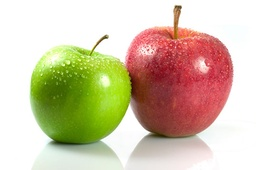
#> input picture Clustering/Q1-images/2apples.jpg, 256 x 170 px, shrunk from 538 x 358 before the run; its folder holds only this picture in this run
$ python segmentation_k_means.py   (Python 2 division)
#> lines starting #> are read from the running program, lines starting #| are printed output that depends on the picture
import sys
import pylab as plt
import numpy as np
from sklearn import datasets
from sklearn.manifold import TSNE
import random
from sklearn import metrics
import glob
import cv2
from mpl_toolkits.mplot3d import Axes3D

import matplotlib.pyplot as plt
import numpy as np


def Kmean(X, k, maxiter):
	C = [X[int(random.random()*len(X))] for i in range(k)]
	labels = []

	for i in range(maxiter):
		labels = []
		for j in range(len(X)):
			temp = []
			for m in range(k):
				temp.append(np.dot(X[j]-C[m], X[j]-C[m])**2)

			labels.append(np.argmin(np.array(temp)))
		C = []
		for j in range(k):
			temp1 = []
			for m in range(len(X)):
				if(labels[m]==j):
					temp1.append(X[m])

			if(len(temp1)==0):
				C.append(X[int(random.random()*len(X))])
			else:
				mean = np.mean(temp1, axis = 0)
				flag = []
				for n in range(len(temp1)):
					flag.append(np.dot(temp1[n]-mean, temp1[n]-mean)**2)
				C.append(temp1[np.argmin(flag)])

	return C, labels


mmmm = 0

for filename in glob.glob('Q1-images/*'):
	X1 = []
	X2 = []

	I = cv2.imread(filename)
#> I is the input picture: shape (170, 256, 3); mean B, G, R 168.6, 195.3, 210
	for i in range(I.shape[0]):
		for j in range(I.shape[1]):
			X1.append(I[i][j][:].tolist())
			X2.append(I[i][j][:].tolist()+[i,j])
#> after the loop, X1 = 43520 items; X2 = 43520 items


	X1 = np.array(X1)

	C, labels = Kmean(X1, 7, 10)
#> in Kmean, `C = [X[int(random.random()*len(X))] for i in range(k)]`: C = [[161, 173, 175], [245, 248, 246], [23, 115, 150], [255, 255, 255], [255, 254, 255], [86, 70, 211], [9, 125, 78]]
#> C = [[150, 159, 193], [173, 220, 212], [37, 199, 151], [254, 254, 254], [225, 236, 233], [70, 70, 178], [15, 119, 86]]; labels = 43520 items

	print X1.shape
#| (43520, 3)
	print X1[:,0].shape
#| (43520,)
	print np.array(labels).shape
#| (43520,)
	print X1[:,1].shape
#| (43520,)

	count = 0
	I_out = np.zeros(I.shape)
#> I_out: shape (170, 256, 3) float64; every value is 0
	for i in range(I.shape[0]):
		for j in range(I.shape[1]):

			I_out[i][j][:] = C[labels[count]]
			count = count + 1
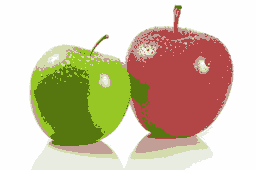
#> I_out: shape (170, 256, 3) float64; mean B, G, R 169.1, 195.3, 209
#> after the loop, count = 43520

	f = 'Output/Q1/' + str(mmmm) + '_7.jpg'
	cv2.imwrite(f, I_out)

	print filename[-15:]

	if(filename[-15:]=='2or4objects.jpg'):
		fig = plt.figure()
		ax = fig.add_subplot(111, projection='3d')


		ax.scatter(X1[:,0], X1[:,1], X1[:,2], c=np.array(labels), cmap=plt.cm.Paired)

		ax.set_xlabel('R')
		ax.set_ylabel('G')
		ax.set_zlabel('B')

		plt.show()


	X2 = np.array(X2)

	C, labels = Kmean(X2, 10, 10)
#> C = [[255, 255, 255, 23, 90], [253, 255, 254, 89, 19], [10, 145, 101, 110, 76], [173, 184, 188, 144, 139], [52, 58, 135, 101, 161], [253, 254, 252, 27, 219], [231, 242, 232, 146, 109], [71, 216, 172, 76, 96], [98, 95, 210, 63, 192], [250, 252, 252, 136, 227]]


	count = 0
	I_out = np.zeros(I.shape)
	for i in range(I.shape[0]):
		for j in range(I.shape[1]):

			I_out[i][j][:] = C[labels[count]][:3]
			count = count + 1
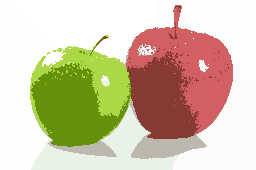
#> I_out: shape (170, 256, 3) float64; mean B, G, R 170.1, 197, 209.7
#> after the loop, count = 43520

	f = 'Output/Q1/' + str(mmmm) + '_part2_20.jpg'
	cv2.imwrite(f, I_out)
	mmmm +=1

$ run again, on Clustering/Q1-images/7apples.jpg
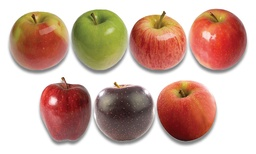
#> input picture Clustering/Q1-images/7apples.jpg, 256 x 154 px, shrunk from 567 x 341 before the run
#> I is the input picture: shape (154, 256, 3); mean B, G, R 161.6, 174.7, 206.1
#> after the loop `for i in range(I.shape[0]):`: X1 = 39424 items
#> in Kmean, `C = [X[int(random.random()*len(X))] for i in range(k)]`: C = [[255, 255, 255], [31, 33, 151], [238, 233, 235], [42, 45, 220], [254, 254, 254], [74, 142, 141], [23, 25, 127]]
#> `C, labels = Kmean(X1, 7, 10)`: C = [[254, 254, 254], [42, 55, 163], [149, 168, 195], [84, 110, 210], [207, 213, 224], [86, 137, 140], [54, 55, 93]]; labels = 39424 items
#| (39424, 3)
#| (39424,)
#| (39424,)
#| (39424,)
#> after the loop `for i in range(I.shape[0]):`:
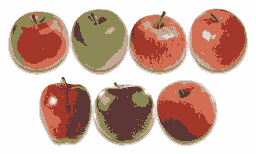
#> I_out: shape (154, 256, 3) float64; mean B, G, R 162.9, 174.9, 205.7
#> after the loop `for i in range(I.shape[0]):`: count = 39424
#> `C, labels = Kmean(X2, 10, 10)`: C = [[87, 113, 213, 49, 181], [153, 177, 183, 66, 111], [251, 249, 255, 73, 228], [253, 251, 250, 142, 202], [250, 255, 255, 31, 128], [61, 151, 138, 31, 89], [83, 85, 103, 125, 118], [49, 59, 160, 86, 54], [28, 67, 141, 90, 187], [255, 253, 254, 96, 38]]
#> after the loop `for i in range(I.shape[0]):`:
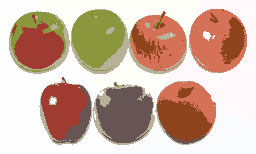
#> I_out: shape (154, 256, 3) float64; mean B, G, R 161.2, 177.2, 205.7
#> after the loop `for i in range(I.shape[0]):`: count = 39424
